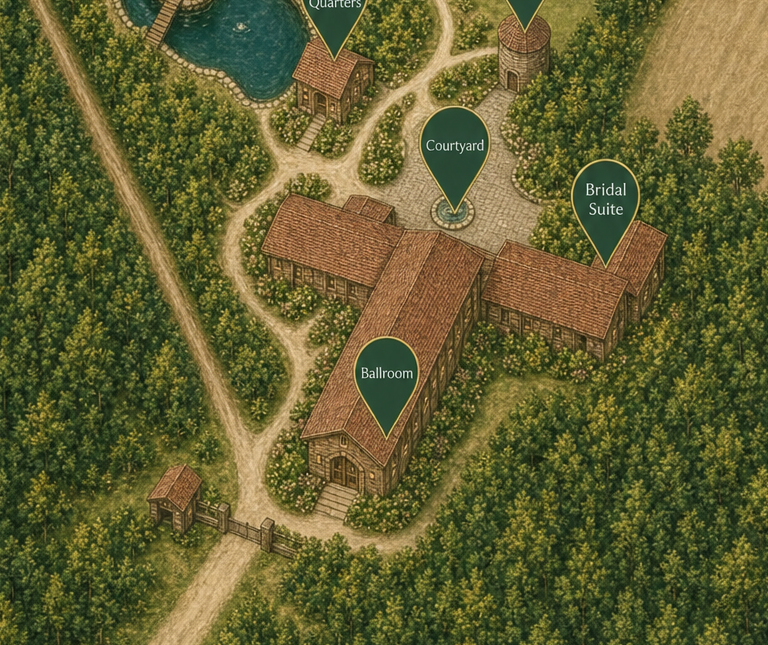
#> input picture public/maps/_qa-ballroom-crop-from-base-gen.png, 768 x 645 px, given in place of hidden-acres-grounds-illustrated-v-map-resume-c.png, which was not available
$ python apply_resume_f_final.py
#> lines starting #> are read from the running program, lines starting #| are printed output that depends on the picture; after the words box and inside, x2 and y2 are one past the last pixel; in counts of white or black regions, pixels touching at a corner belong together; pictures that were not available may be replaced by others from this repository, and a replacement may not be noted
"""Resume-f final: Poisson grass clone for red + opaque roads for blue.

Forest blue paths use clean road atlas (fully opaque). Open-field blue uses
GenerateImage composite. Red uses seamlessClone of nearby lawn patches.
"""
from __future__ import annotations

import shutil
from pathlib import Path

import cv2
import numpy as np

ROOT = Path(__file__).resolve().parents[1]
MAPS = ROOT / "public" / "maps"
ASSETS = Path(r"C:\Users\livingt\.cursor\projects\c-dev-hidden-acres\assets")

CLEAN = ASSETS / "hidden-acres-grounds-illustrated-v-map-resume-c.png"
MARKUP = MAPS / "hidden-acres-grounds-illustrated-v-map-resume-c-markup.png"
GEN1 = ASSETS / "hidden-acres-grounds-illustrated-v-map-resume-f-gen.png"
GEN2 = ASSETS / "hidden-acres-grounds-illustrated-v-map-resume-f-gen2.png"
OUT_LIVE = MAPS / "hidden-acres-grounds-illustrated.png"
OUT_BACKUP = MAPS / "hidden-acres-grounds-illustrated-v-map-resume-f.png"
BAD_E = MAPS / "hidden-acres-grounds-illustrated-v-map-resume-e.png"
BAD_E_ASIDE = MAPS / "hidden-acres-grounds-illustrated-v-map-resume-e-blurry-aside.png"
QA = MAPS / "_qa-resume-f"


def vivid_blue_mask(bgr: np.ndarray) -> np.ndarray:
    hsv = cv2.cvtColor(bgr, cv2.COLOR_BGR2HSV)
    h, s, v = cv2.split(hsv)
    m = (h >= 95) & (h <= 135) & (s >= 80) & (v >= 70)
    b, g, r = cv2.split(bgr)
    m2 = (b.astype(np.int16) > 140) & (r.astype(np.int16) < 110) & (
        b.astype(np.int16) > r.astype(np.int16) + 40
    )
    return ((m | m2) & (s >= 70)).astype(np.uint8) * 255


def vivid_red_mask(bgr: np.ndarray) -> np.ndarray:
    hsv = cv2.cvtColor(bgr, cv2.COLOR_BGR2HSV)
    h, s, v = cv2.split(hsv)
    m = ((h <= 12) | (h >= 165)) & (s >= 90) & (v >= 70)
    b, g, r = cv2.split(bgr)
    m2 = (
        (r.astype(np.int16) > 150)
        & (g.astype(np.int16) < 110)
        & (b.astype(np.int16) < 110)
        & (r.astype(np.int16) > g.astype(np.int16) + 50)
    )
    raw = ((m | m2) & (s >= 85)).astype(np.uint8) * 255
    n, labels, stats, _ = cv2.connectedComponentsWithStats(raw, 8)
    out = np.zeros_like(raw)
    for i in range(1, n):
        if stats[i, cv2.CC_STAT_AREA] >= 80:
            out[labels == i] = 255
    return out


def dilate(mask: np.ndarray, k: int) -> np.ndarray:
    return cv2.dilate(mask, cv2.getStructuringElement(cv2.MORPH_ELLIPSE, (k, k)))


def soft_alpha(mask: np.ndarray, blur: int = 17) -> np.ndarray:
    if blur % 2 == 0:
        blur += 1
    return np.clip(cv2.GaussianBlur(mask.astype(np.float32), (blur, blur), 0) / 255.0, 0, 1)


def roadish(bgr: np.ndarray) -> np.ndarray:
    b, g, r = cv2.split(bgr.astype(np.float32))
    lum = 0.114 * b + 0.587 * g + 0.299 * r
    return ((lum > 125) & (lum < 220) & (r > b + 8) & (r >= g - 10) & (g > b - 8)).astype(np.uint8)


def grassish(bgr: np.ndarray) -> np.ndarray:
    b, g, r = cv2.split(bgr.astype(np.float32))
    lum = 0.114 * b + 0.587 * g + 0.299 * r
    return ((g > r + 4) & (g > b) & (lum > 55) & (lum < 190)).astype(np.uint8)


def water(bgr: np.ndarray) -> np.ndarray:
    hsv = cv2.cvtColor(bgr, cv2.COLOR_BGR2HSV)
    return (hsv[:, :, 0] >= 90) & (hsv[:, :, 0] <= 130) & (hsv[:, :, 1] > 50) & (hsv[:, :, 2] < 165)


def _keep_large_components(mask: np.ndarray, min_area: int) -> np.ndarray:
    raw = (mask > 0).astype(np.uint8) * 255
    n, labels, stats, _ = cv2.connectedComponentsWithStats(raw, 8)
    out = np.zeros_like(raw)
    for i in range(1, n):
        if stats[i, cv2.CC_STAT_AREA] >= min_area:
            ww = stats[i, cv2.CC_STAT_WIDTH]
            hh = stats[i, cv2.CC_STAT_HEIGHT]
            area = stats[i, cv2.CC_STAT_AREA]
            fill = area / float(max(ww * hh, 1))
            if fill < 0.12 and max(ww, hh) > 120:
                continue
            out[labels == i] = 255
    return out


def structure_protect(bgr: np.ndarray) -> np.ndarray:
    hsv = cv2.cvtColor(bgr, cv2.COLOR_BGR2HSV)
    h, s, v = cv2.split(hsv)
    bch, gch, rch = cv2.split(bgr.astype(np.float32))
    hh, ww = bgr.shape[:2]
    roof = (
        ((h <= 15) | (h >= 172))
        & (s > 55)
        & (v > 55)
        & (v < 170)
        & (rch > gch + 8)
        & (rch > bch + 15)
    )
    roof_m = _keep_large_components(roof.astype(np.uint8) * 255, 180)
    grey = (
        (s < 45)
        & (v > 70)
        & (v < 145)
        & (np.abs(rch - gch) < 18)
        & (np.abs(gch - bch) < 22)
        & (rch > 70)
    )
    grey_m = np.zeros((hh, ww), np.uint8)
    grey_m[: int(hh * 0.55)] = grey[: int(hh * 0.55)].astype(np.uint8) * 255
    grey_m = _keep_large_components(grey_m, 250)
    stone = np.zeros((hh, ww), np.uint8)
    y0, y1 = int(hh * 0.52), int(hh * 0.68)
    x0, x1 = int(ww * 0.38), int(ww * 0.62)
    hsv_r = cv2.cvtColor(bgr[y0:y1, x0:x1], cv2.COLOR_BGR2HSV)
    st = (hsv_r[:, :, 2] > 145) & (hsv_r[:, :, 1] < 75)
    stone[y0:y1, x0:x1] = st.astype(np.uint8) * 255
    stone = _keep_large_components(stone, 120)
    return dilate(cv2.bitwise_or(cv2.bitwise_or(roof_m, grey_m), stone), 3)


def skeletonize(mask: np.ndarray) -> np.ndarray:
    img = (mask > 0).astype(np.uint8) * 255
    skel = np.zeros_like(img)
    element = cv2.getStructuringElement(cv2.MORPH_CROSS, (3, 3))
    while True:
        opened = cv2.morphologyEx(img, cv2.MORPH_OPEN, element)
        temp = cv2.subtract(img, opened)
        eroded = cv2.erode(img, element)
        skel = cv2.bitwise_or(skel, temp)
        img = eroded.copy()
        if cv2.countNonZero(img) == 0:
            break
    return skel


def build_red_erase(clean: np.ndarray, red: np.ndarray, protect: np.ndarray) -> np.ndarray:
    near = dilate(red, 26)
    core = ((roadish(clean) > 0) & (near > 0)).astype(np.uint8) * 255
    core = cv2.bitwise_or(core, dilate(red, 11))
    core = dilate(core, 7)
    core[water(clean)] = 0
    core[protect > 0] = 0
    return core


# [56 lines left out: function find_lawn_patch, not called in this run]


def poisson_grass_fill(
    base: np.ndarray,
    erase: np.ndarray,
    src: np.ndarray,
    protect: np.ndarray,
    rng: np.random.Generator,
) -> np.ndarray:
    h, w = base.shape[:2]
    out = base.copy()
    erase = erase.copy()
    erase[protect > 0] = 0
    n, labels, stats, centroids = cv2.connectedComponentsWithStats(erase, 8)
    for i in range(1, n):
        area = int(stats[i, cv2.CC_STAT_AREA])
        if area < 20:
            continue
        x0 = int(stats[i, cv2.CC_STAT_LEFT])
        y0 = int(stats[i, cv2.CC_STAT_TOP])
        bw = int(stats[i, cv2.CC_STAT_WIDTH])
        bh = int(stats[i, cv2.CC_STAT_HEIGHT])
        # pad patch a bit larger than bbox
        pw, ph = bw + 16, bh + 16
        cx = int(centroids[i][0])
        cy = int(centroids[i][1])
        avoid = dilate(erase, 3)
        patch = find_lawn_patch(src, avoid, protect, pw, ph, (cx, cy), rng)
        blob = (labels == i).astype(np.uint8) * 255
        if patch is None:
            # fallback pixel sample
            b, g, r = cv2.split(src.astype(np.float32))
            lum = 0.114 * b + 0.587 * g + 0.299 * r
            lawn = (
                (grassish(src) > 0)
                & (roadish(src) == 0)
                & (avoid == 0)
                & (protect == 0)
                & (lum > 85)
            )
            ys, xs = np.where(lawn)
            bys, bxs = np.where(blob > 0)
            if len(xs) < 30 or len(bxs) == 0:
                continue
            picks = rng.integers(0, len(xs), size=len(bxs))
            a = soft_alpha(blob, 11)
            tmp = out.astype(np.float32)
            pix = src[ys[picks], xs[picks]].astype(np.float32)
            pix += rng.normal(0, 2.0, pix.shape)
            aa = a[bys, bxs][:, None]
            tmp[bys, bxs] = tmp[bys, bxs] * (1 - aa) + np.clip(pix, 0, 255) * aa
            out = np.clip(tmp, 0, 255).astype(np.uint8)
            continue

        # Place patch into a canvas aligned to blob bbox center
        src_canvas = out.copy()
        # center patch on centroid
        py0 = max(0, cy - ph // 2)
        px0 = max(0, cx - pw // 2)
        py1 = min(h, py0 + ph)
        px1 = min(w, px0 + pw)
        ph2, pw2 = py1 - py0, px1 - px0
        src_canvas[py0:py1, px0:px1] = patch[:ph2, :pw2]

        mask = blob.copy()
        # shrink slightly so clone edges land inside
        mask = cv2.erode(mask, cv2.getStructuringElement(cv2.MORPH_ELLIPSE, (3, 3)))
        if cv2.countNonZero(mask) < 10:
            mask = blob
        # ensure center inside mask
        if mask[cy, cx] == 0:
            # move to mask centroid
            m = cv2.moments(mask)
            if m["m00"] > 0:
                cx = int(m["m10"] / m["m00"])
                cy = int(m["m01"] / m["m00"])
        try:
            cloned = cv2.seamlessClone(src_canvas, out, mask, (cx, cy), cv2.NORMAL_CLONE)
            a = soft_alpha(blob, 13)
            a[protect > 0] = 0
            out = np.clip(
                out.astype(np.float32) * (1 - a[..., None])
                + cloned.astype(np.float32) * a[..., None],
                0,
                255,
            ).astype(np.uint8)
        except cv2.error:
            # alpha blend patch directly
            a = soft_alpha(blob, 13)
            a[protect > 0] = 0
            out = np.clip(
                out.astype(np.float32) * (1 - a[..., None])
                + src_canvas.astype(np.float32) * a[..., None],
                0,
                255,
            ).astype(np.uint8)
    return out


def extract_atlas(clean: np.ndarray, avoid: np.ndarray) -> np.ndarray:
    h, w = clean.shape[:2]
    rm = roadish(clean).astype(bool)
    rm[avoid > 0] = False
    yy, xx = np.mgrid[0:h, 0:w]
    zone = (yy > int(h * 0.55)) & (yy < int(h * 0.80)) & (xx > int(w * 0.34)) & (xx < int(w * 0.62))
    cand = rm & zone
    if cand.sum() < 400:
        cand = rm
    ys, xs = np.where(cand)
    cy, cx = int(np.median(ys)), int(np.median(xs))
    patch = clean[max(0, cy - 56) : min(h, cy + 56), max(0, cx - 56) : min(w, cx + 56)].copy()
    local = roadish(patch)
    if local.sum() > 80:
        patch = cv2.inpaint(patch, (local == 0).astype(np.uint8) * 255, 4, cv2.INPAINT_NS)
    return patch


def blue_body_alpha(blue, protect, erase, work):
    blue_bin = cv2.morphologyEx(
        (blue > 0).astype(np.uint8) * 255,
        cv2.MORPH_CLOSE,
        cv2.getStructuringElement(cv2.MORPH_ELLIPSE, (7, 7)),
    )
    sk = skeletonize(blue_bin)
    if cv2.countNonZero(sk) < 80:
        sk = blue_bin
    body = dilate(sk, 17)
    body = cv2.bitwise_or(body, dilate(blue_bin, 9))
    body[protect > 0] = 0
    body[erase > 0] = 0
    body[water(work)] = 0
    dist = cv2.distanceTransform((body > 0).astype(np.uint8), cv2.DIST_L2, 5)
    alpha = np.zeros(body.shape, np.float32)
    inside = body > 0
    if inside.any():
        dmax = max(float(dist[inside].max()), 1.0)
        t = dist / dmax
        alpha[inside] = np.clip((t - 0.08) / 0.92, 0, 1)[inside] ** 0.6
    alpha = cv2.GaussianBlur(alpha, (7, 7), 0)
    return body, np.clip(alpha, 0, 1)


def opaque_atlas_roads(work, body, alpha, atlas, rng):
    h, w = work.shape[:2]
    ah, aw = atlas.shape[:2]
    yy, xx = np.indices((h, w))
    dirt = 0.5 * atlas[yy % ah, xx % aw].astype(np.float32) + 0.5 * atlas[
        (yy + 17) % ah, (xx + 29) % aw
    ].astype(np.float32)
    blur = cv2.GaussianBlur(dirt, (0, 0), 1.5)
    detail = dirt - blur
    dirt = dirt + detail * 0.8 + rng.normal(0, 2.5, dirt.shape)
    edge = np.clip(alpha * (1 - alpha) * 4.0, 0, 1)
    dirt = dirt * (1.0 - 0.14 * edge[..., None])
    dirt = np.clip(dirt, 0, 255)
    a = alpha[..., None]
    # nearly opaque
    out = work.astype(np.float32) * (1 - a * 0.98) + dirt * (a * 0.98)
    return np.clip(out, 0, 255).astype(np.uint8)


def main() -> None:
    QA.mkdir(exist_ok=True)
    clean = cv2.imread(str(CLEAN))
#> clean is the input picture: shape (645, 768, 3); mean B, G, R 49.8, 94.6, 97.8
    markup = cv2.imread(str(MARKUP))
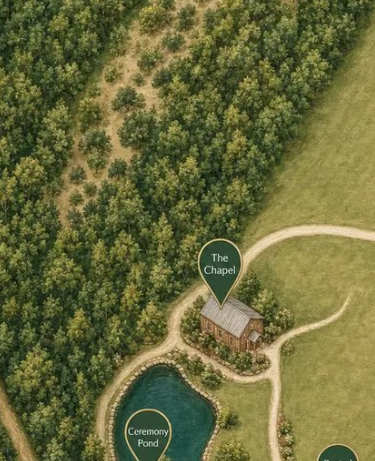
#> input picture public/maps/_qa-chapel-crop-donor.png, 375 x 461 px, given in place of hidden-acres-grounds-illustrated-v-map-resume-c-markup.png, which was not available
#> markup is the input picture: shape (461, 375, 3); mean B, G, R 59.2, 107.3, 106.4
    gen1 = cv2.imread(str(GEN1))
    gen2 = cv2.imread(str(GEN2))
    assert clean is not None and markup is not None
    h, w = clean.shape[:2]
    if markup.shape[:2] != (h, w):
        markup = cv2.resize(markup, (w, h), interpolation=cv2.INTER_AREA)
#> markup: shape (645, 768, 3)
    if gen1 is not None and gen1.shape[:2] != (h, w):
        gen1 = cv2.resize(gen1, (w, h), interpolation=cv2.INTER_AREA)
    if gen2 is not None and gen2.shape[:2] != (h, w):
        gen2 = cv2.resize(gen2, (w, h), interpolation=cv2.INTER_AREA)

    if BAD_E.exists() and not BAD_E_ASIDE.exists():
        shutil.copy2(BAD_E, BAD_E_ASIDE)

    blue = vivid_blue_mask(markup)
    red = vivid_red_mask(markup)
#> in vivid_red_mask, `m = ((h <= 12) | (h >= 165)) & (s >= 90) & (v >= 70)`:
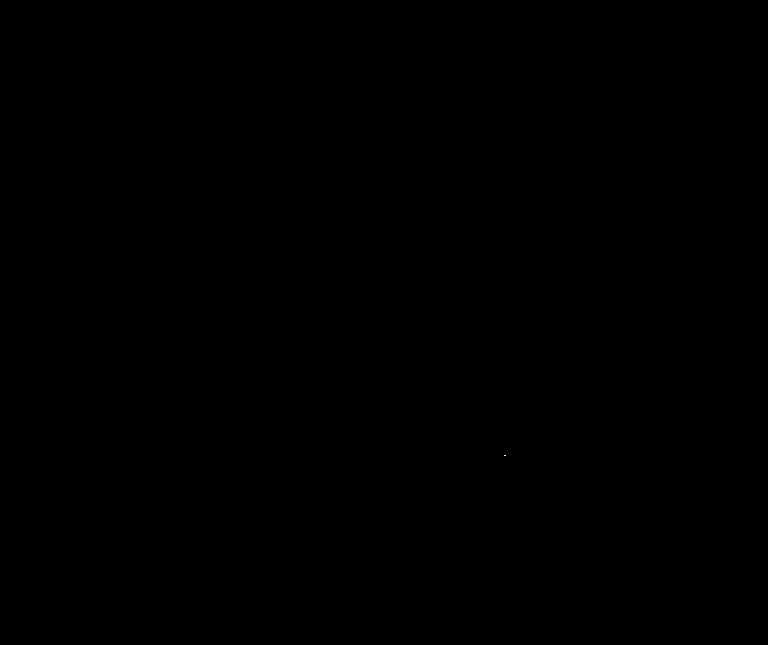
#> m: shape (645, 768) bool; 0% white in thin lines or dots, all inside (x1, y1, x2, y2) = (504, 455, 506, 456)
#> in vivid_red_mask, `n, labels, stats, _ = cv2.connectedComponentsWithStats(raw, 8)`: n = 2; stats = [[0, 0, 768, 645, 495358], [504, 455, 2, 1, 2]]
    protect = structure_protect(clean)
#> in _keep_large_components, `n, labels, stats, _ = cv2.connectedComponentsWithStats(raw, 8)`:
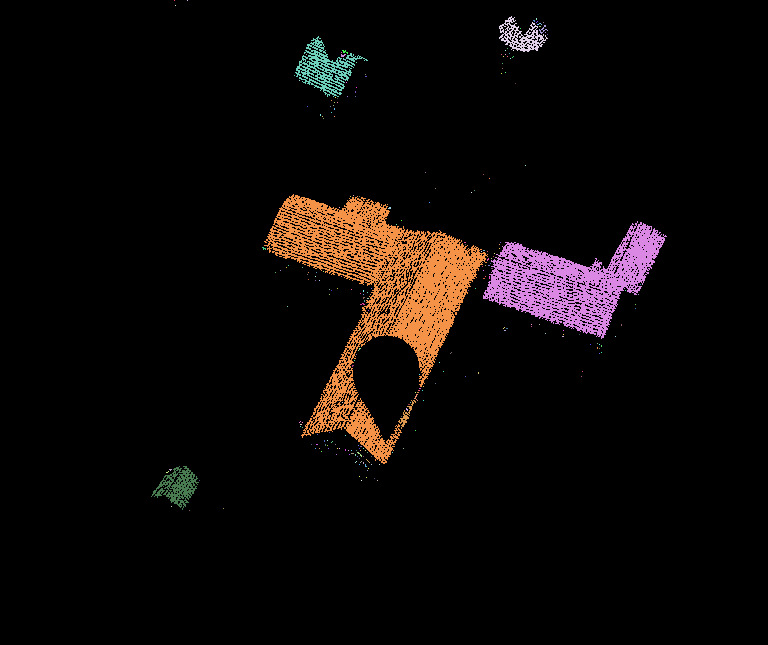
#> labels: shape (645, 768) int32; 253 distinct labels, from 0 to 252; one colour per label, 0 black
#> in _keep_large_components, `n, labels, stats, _ = cv2.connectedComponentsWithStats(raw, 8)`: n = 253; stats = 253 rows, first 6: [0, 0, 768, 645, 465804], [174, 0, 1, 1, 1], [187, 0, 1, 1, 1], [175, 5, 1, 1, 1], [499, 16, 49, 36, 653], [536, 18, 1, 2, 2]
#> the loop in _keep_large_components, `for i in range(1, n):` made 252 passes
#> (ww, hh, area, fill) on passes 4, 15, 66, 75, 239: (49, 36, 653, 0.37), (73, 61, 1314, 0.295), (224, 270, 17649, 0.292), (184, 118, 8628, 0.397), (48, 44, 810, 0.384)
#> in _keep_large_components (call 2), `n, labels, stats, _ = cv2.connectedComponentsWithStats(raw, 8)`: n = 29; stats = 29 rows, first 6: [0, 0, 768, 645, 495324], [309, 0, 1, 1, 1], [339, 0, 1, 1, 1], [353, 1, 1, 1, 1], [358, 2, 1, 1, 1], [329, 4, 1, 1, 1]
#> in structure_protect, `st = (hsv_r[:, :, 2] > 145) & (hsv_r[:, :, 1] < 75)`:
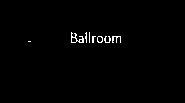
#> st: shape (103, 185) bool; 0.96% white in thin lines or dots, all inside (x1, y1, x2, y2) = (28, 32, 121, 43)
    erase = build_red_erase(clean, red, protect)
#> in roadish, `return ((lum > 125) & (lum < 220) & (r > b + 8) & (r >= g - 10) & (g >..`:
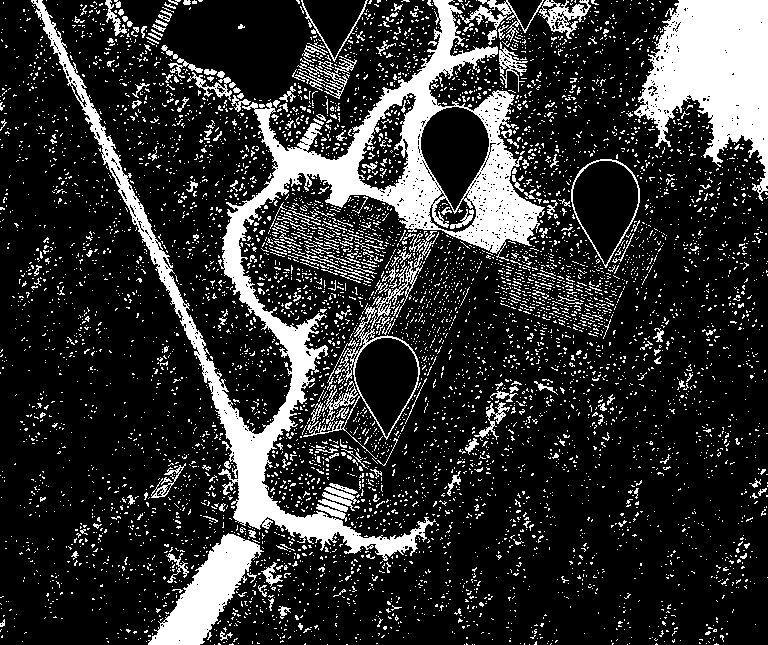
#> returned value: shape (645, 768); values 0 (black) and 1 (white), 19.4% white; 6562 white regions (6305 under 20 px), largest, box (x1, y1, x2, y2) and area: (31, 0, 545, 561) 35492, (634, 0, 768, 201) 14981, (148, 533, 264, 645) 5272
    print(f"erase={cv2.countNonZero(erase)} protect={cv2.countNonZero(protect)}")
#| erase=0 protect=39484

    rng = np.random.default_rng(42)
    work = poisson_grass_fill(clean, erase, clean, protect, rng)
#> in poisson_grass_fill, `n, labels, stats, centroids = cv2.connectedComponentsWithStats(erase, 8)`: n = 1; stats = [[0, 0, 768, 645, 495360]]; centroids = [[383.5, 322]]

    # ghost pass
    soft_e = soft_alpha(erase, 9)
    ghost = (soft_e > 0.45) & (roadish(work) > 0) & (protect == 0)
    if ghost.any():
        print(f"ghost={int(ghost.sum())}")
        work = poisson_grass_fill(
            work, dilate(ghost.astype(np.uint8) * 255, 5), clean, protect, np.random.default_rng(7)
        )

    body, alpha = blue_body_alpha(blue, protect, erase, work)
    atlas = extract_atlas(clean, dilate(blue, 8))
#> in extract_atlas, `h, w = clean.shape[:2]`: h = 645; w = 768
#> in extract_atlas, `yy, xx = np.mgrid[0:h, 0:w]`:
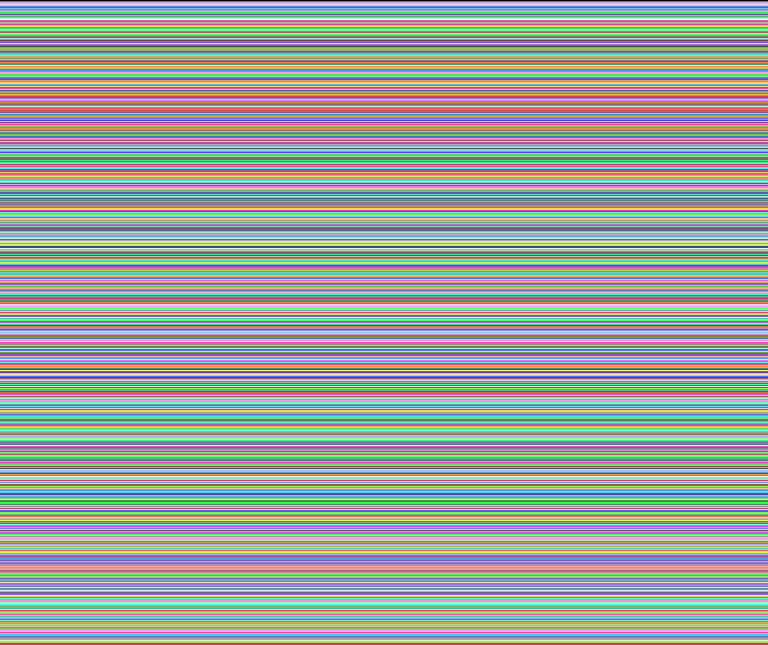
#> yy: shape (645, 768) int64; 645 distinct labels, from 0 to 644; one colour per label, 0 black
#> in extract_atlas, `yy, xx = np.mgrid[0:h, 0:w]`:
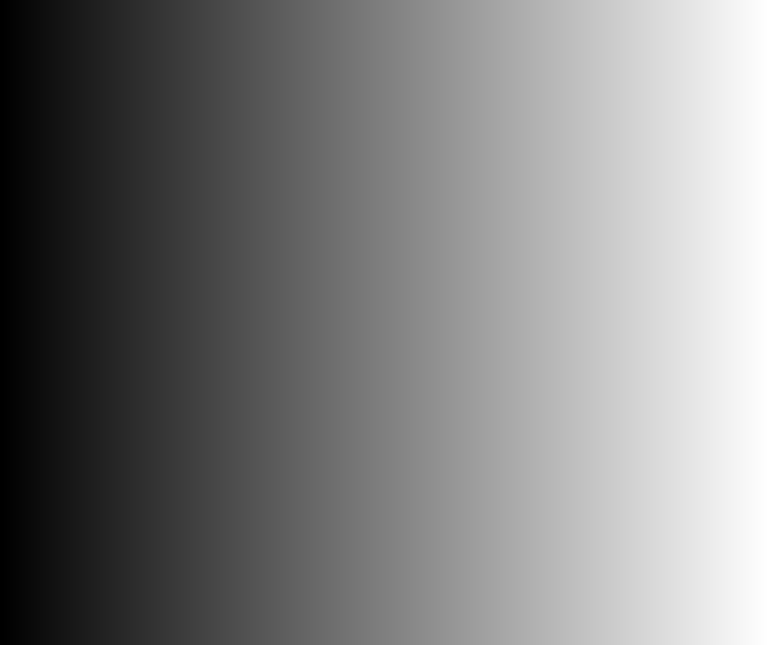
#> xx: shape (645, 768) int64; min 0, max 767, mean 383.5; drawn with min black and max white
#> (the rest of the program and of its run is left out)
